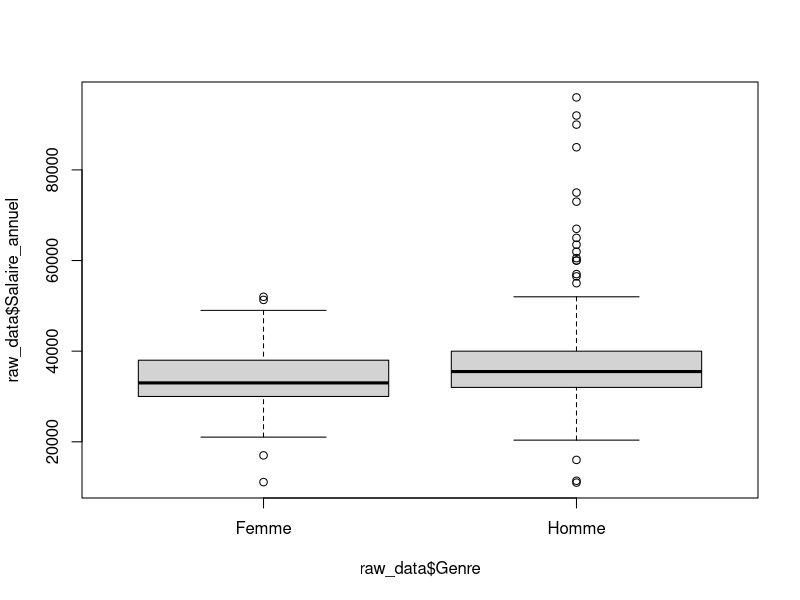
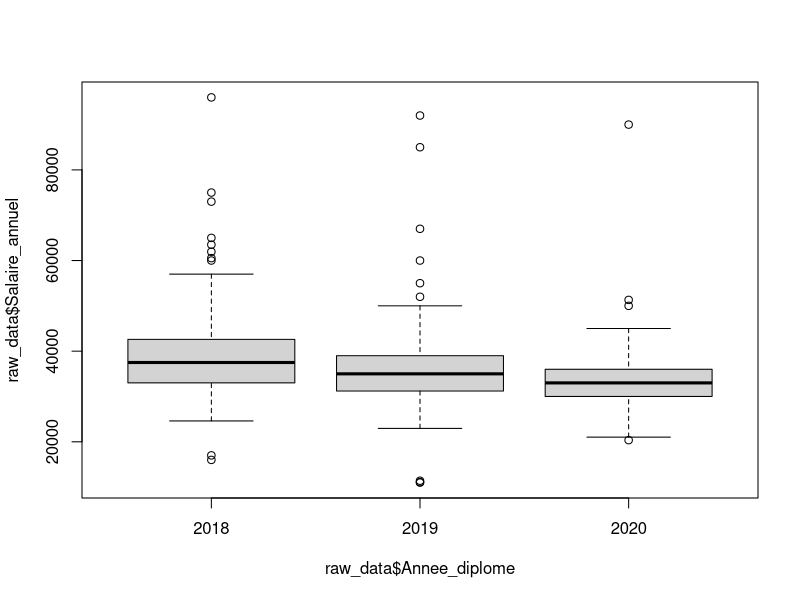
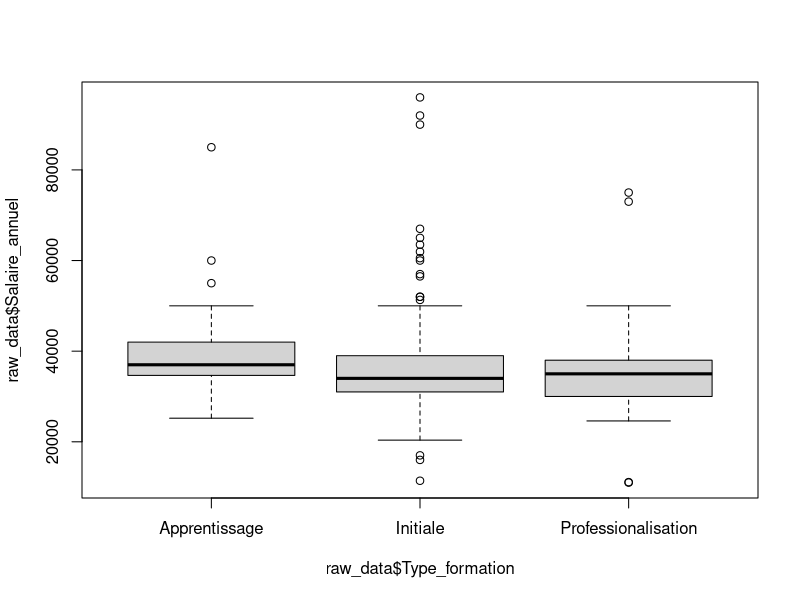
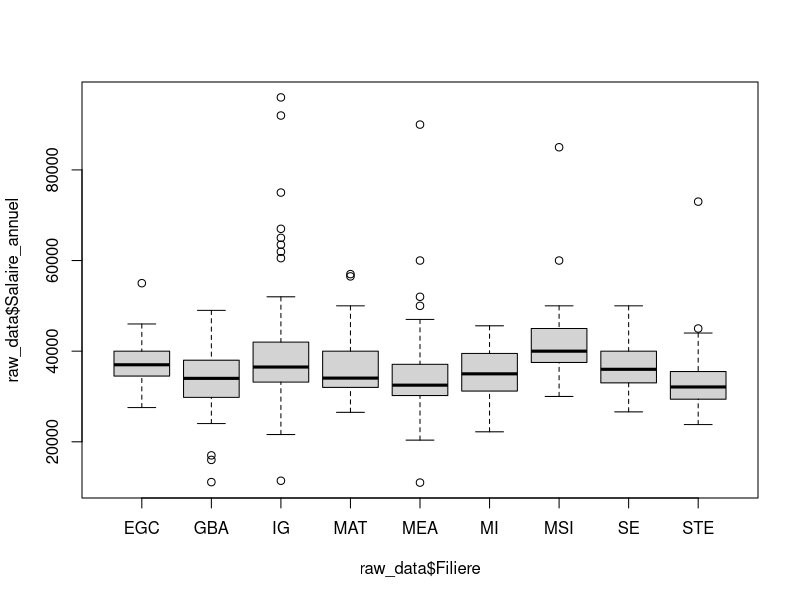

Write the R code that produced these figures, in order. (Note: this script raises an error after producing the figures.)
## ---- chunk 1
# Trying ISO-8859-1
raw_data <- read.csv("data/data_2021.csv", sep = ",")
## ---- chunk 2
# Lists specifying which columns to convert to factors and numeric
factor_cols <- c("Date", "Identifiant", "Genre", "Annee_diplome","Type_formation","Filiere","Situation","Secteur","Nature_contrat", "France","Region", "Pays", "Taille_entreprise", "Nom_entreprise", "Departement", "Intitule_poste")
numeric_cols <- c("Anciennete", "Salaire_annuel")

# Convert columns to factors
raw_data[factor_cols] <- lapply(raw_data[factor_cols], as.factor)

# Convert columns to numeric
raw_data[numeric_cols] <- lapply(raw_data[numeric_cols], as.numeric)
## ---- chunk 3
remove_rows_by_value <- function(data, column_name, value_to_remove) {
  data_filtered <- subset(data, !(data[[column_name]] == value_to_remove))
  return(data_filtered)
}
## ---- chunk 4
boxplot(raw_data$Salaire_annuel ~ raw_data$Genre)
## ---- chunk 5
boxplot(raw_data$Salaire_annuel ~ raw_data$Annee_diplome)
## ---- chunk 6
boxplot(raw_data$Salaire_annuel ~ raw_data$Type_formation)
## ---- chunk 7
boxplot(raw_data$Salaire_annuel ~ raw_data$Filiere)
## ---- chunk 8
filtered_data <- remove_rows_by_value(raw_data, "Situation", "En recherche emploi")
filtered_data <- remove_rows_by_value(filtered_data, "Situation", "En poursuite d'études (hors thèse) / en formation")
filtered_data <- remove_rows_by_value(filtered_data, "Situation", "These")
filtered_data <- remove_rows_by_value(filtered_data, "Situation", "Sans activité") 
filtered_data <- remove_rows_by_value(filtered_data, "Situation", "Volontariat")
filtered_data <- remove_rows_by_value(filtered_data, "Situation", "En création d'entreprise /reprise d'entreprise")
filtered_data <- remove_rows_by_value(filtered_data, "Situation", "Etudes")

activite_data <- filtered_data
## ---- chunk 9


# Filtrage de certains contrat peu représentatif
filtered_data <- remove_rows_by_value(activite_data, "Nature_contrat", "Service à la personne (cours particulier de mathématiques via Acadomia)")
filtered_data <- remove_rows_by_value(filtered_data, "Nature_contrat", "")

ggplot(filtered_data, aes(x = Nature_contrat, y = Salaire_annuel)) +
  geom_boxplot() +
  theme(axis.text.x = element_text(angle = 45, hjust = 1, size = 8)) +
  labs(title = "Salary Distribution by Contract Type", x = "Contract Type", y = "Salary")

## ---- chunk 10



ordered_data <- raw_data[order(as.numeric(raw_data$Anciennete)), ]

boxplot(raw_data$Salaire_annuel ~ as.numeric(raw_data$Anciennete), data = ordered_data)
## ---- chunk 11
monthGroup <- cut(as.numeric(raw_data$Anciennete),
                               breaks = c(0, 6, 12, 24, Inf),
                               labels = c("1-6", "7-12", "13-24", "25+"),
                               right = FALSE)


boxplot(raw_data$Salaire_annuel ~ monthGroup, data = raw_data)
## ---- chunk 12
boxplot(raw_data$Salaire_annuel ~ raw_data$France)
## ---- chunk 13
raw_data_filtered <- raw_data[complete.cases(raw_data$Pays) & raw_data$Pays != "" & !grepl("^\\s*$", raw_data$Pays) & !is.na(raw_data$Salaire_annuel), ]


median_salaries <- tapply(raw_data_filtered$Salaire_annuel, raw_data_filtered$Pays, median)
median_order <- names(sort(median_salaries))

emploiFactor <- factor(raw_data_filtered$Pays, levels = median_order)



ggplot(raw_data_filtered, aes(x = emploiFactor, y = Salaire_annuel)) +
  geom_boxplot(na.rm = TRUE) +
  theme(axis.text.x = element_text(angle = 45, hjust = 1, size = 8)) +
  labs(title = "Salary Distribution by Country", x = "Country", y = "Salary")
## ---- chunk 14
# Remove rows with non-finite values in Salaire_annuel
raw_data <- raw_data[!is.na(raw_data$Salaire_annuel) & is.finite(raw_data$Salaire_annuel), ]

# Remove rows with non-finite values in other numeric columns if needed
# raw_data <- raw_data[complete.cases(raw_data[, numeric_cols]), ]


ordered_regions <- names(sort(tapply(raw_data$Salaire_annuel, raw_data$Region, median)))


# Plotting the distribution of salaries based on region
ggplot(raw_data, aes(x = Region, y = Salaire_annuel)) +
  geom_boxplot() +
  theme(axis.text.x = element_text(angle = 45, hjust = 1)) +
  scale_x_discrete(limits = ordered_regions)+
  labs(title = "Distribution des salaires en fonction de la région",
       x = "Région",
       y = "Salaire Annuel")

## ---- chunk 15
# Order the regions based on the median salary
ordered_departments <- names(sort(tapply(raw_data$Salaire_annuel, raw_data$Departement, median)))

# Select the top 10 departments
top_10_departments <- head(ordered_departments, 10)

# Plotting the distribution of salaries based on region with ordered x-axis
ggplot(raw_data, aes(x = reorder(Departement, Salaire_annuel, FUN = median), y = Salaire_annuel)) +
  geom_boxplot() +
  labs(title = "Distribution des salaires en fonction du département",
       x = "Région",
       y = "Salaire Annuel") +
  theme_minimal() +
  theme(axis.text.x = element_text(angle = 45, hjust = 1)) +
  scale_x_discrete(limits = top_10_departments)


